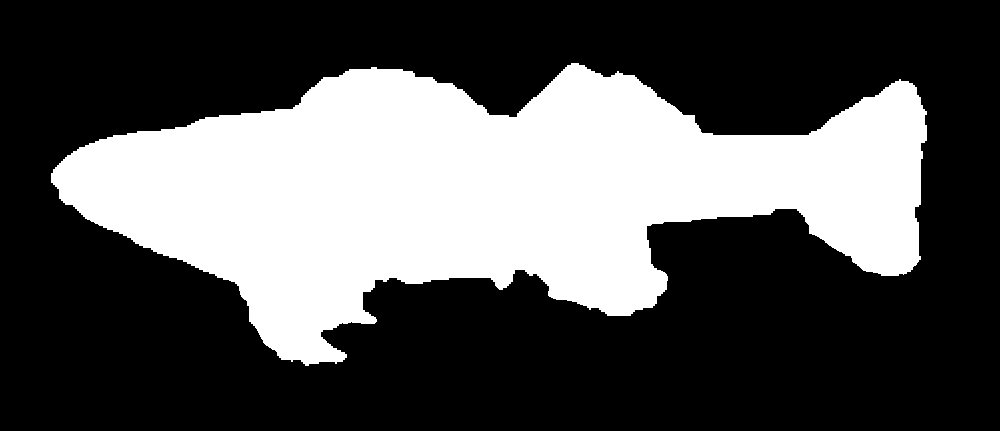
%> input picture Project/data/manual/banded darter/1_mask.png, 1000 x 431 px
$ octave temp_script.m   (GNU Octave 9; MATLAB toolbox functions it lacks are replaced by stand-ins)
%> lines starting %> are read from the running program, lines starting %| are printed output that depends on the picture; in (x1, y1, x2, y2) boxes, pixels count from 0 and x2, y2 are one past the last pixel; in counts of white or black regions, pixels touching at a corner belong together; the program's own positions count from 1
### Project/code/matlab/GetBoundaryFromMask.m
function [smooth_mask, sorted_idx_x, sorted_idx_y] = GetBoundaryFromMask( mask_img )
%UNTITLED3 Get curvature of the boundary from the mask
% Input arguments:
%   mask_img (1-inside, 0-outside)
% Output arguments:
%   mask_d2: curvature values at the boundary; zero elsewhere
%   idx: index of the boundary points

% ** Getting the boundary
se = strel('disk',1);
erodedBW = imerode(mask_img,se);
diff = mask_img - erodedBW;

% figure();
% imshow(diff);
% title('Boundary');


% ** generating signed distance transform (inside is negative) **
distance = bwdist(diff);
distance(mask_img) = -distance(mask_img);

% ** smoothing the distance transform **
smooth_distance = imgaussfilt(distance,1);

% [9 lines of commented-out code are left out]
smooth_mask = smooth_distance<=0;
% figure();
% imshow(smooth_mask);
% title('Smoothed mask');

erodedBW = imerode(smooth_mask,se);
smooth_diff = smooth_mask - erodedBW;

% ** Getting points on the boundary in a clockwise order
[idx_x, idx_y] = find(smooth_diff);
idx = (idx_y-1)*size(mask_img,1) + idx_x;
N = length(idx);

% ** Sorting the points in order **
sorted_idx_x = zeros(N,1);
sorted_idx_y = zeros(N,1);

% ** Variables declaration for ordering points **
not_selected = false(size(mask_img)); % matrix indicating if an index has been selected
not_selected(idx) = true;

search_matrix = false(3,3); % true indicates valid for search
neighbor_submat = false(3,3); % values of immediate neighborhood
final_submatrix = false(3,3); % the final matrix to search for 1s

% selecting a random seed for the first point
seed = unidrnd(N,1);
sorted_idx_x(1) = idx_x(seed);
sorted_idx_y(1) = idx_y(seed);

next_x = idx_x(seed);
next_y = idx_y(seed);

not_selected(sorted_idx_x(1), sorted_idx_y(1)) = false;


% 2nd point to the left/bottom of the 1st point in the immediate neighborhood
prev_x = next_x;
prev_y = next_y;
search_matrix(:,1) = true;
search_matrix(3,2) = true;

neighbor_submat = not_selected(prev_x-1:prev_x+1, prev_y-1:prev_y+1);
final_submatrix = search_matrix.*neighbor_submat;

[pos_x, pos_y] = find(final_submatrix, 1);
next_x = prev_x + pos_x - 2;
next_y = prev_y + pos_y - 2;
sorted_idx_x(2) = next_x;
sorted_idx_y(2) = next_y;
not_selected(next_x, next_y) = false;

prev_x = next_x;
prev_y = next_y;

% defining a search matrix for a 4-neighborhood
search_matrix = false(3,3);
search_matrix(1,2) = true;
search_matrix(2,1) = true;
search_matrix(2,3) = true;
search_matrix(3,2) = true;

for i=3:N
    neighbor_submat = not_selected(prev_x-1:prev_x+1, prev_y-1:prev_y+1);
    if(sum(sum(neighbor_submat))>1)
        % pick only from the 4-neighborhood
        neighbor_submat = search_matrix.*neighbor_submat;
        if(sum(sum(neighbor_submat))>1)
            disp('>1 available');
            disp(i);
        end
    end
    final_submatrix = neighbor_submat;

    [pos_x, pos_y] = find(final_submatrix);
    next_x = prev_x + pos_x - 2;
    next_y = prev_y + pos_y - 2;
    sorted_idx_x(i) = next_x;
    sorted_idx_y(i) = next_y;
    not_selected(next_x, next_y) = false;

    prev_x = next_x;
    prev_y = next_y;

end

end

### Project/code/matlab/contourinfoplot.m
function surprisalmap = contourinfoplot(x, y, signed, resolution)

% NOTE: code obtained from http://ruccs.rutgers.edu/demos/12-personal-sites/manish-singh/197-demos-info-along-contours
% Suitable modifications have been made

x = x(:); y = y(:);

if length(x) ~= length(y)
	error(' length of x and y must be the same');
end;

N = length(x);
b = 1; % spread term for the Von Mises distribution

if (x(1) == x(N) && y(1) == y(N))
    N = N-1;
    open = 0;
else
    open = 1;
end


% generating the map of sum neighbors for each point; for a point with index j,
% row j represents the sum of its neighbors
xprev = zeros(N, 1);
xnext = zeros(N, 1);
yprev = zeros(N, 1);
ynext = zeros(N, 1);

% we need to sum all the neighborss


for k = 1:resolution
    xprev = xprev + circshift(x,k);
    xnext = xnext + circshift(x,-k);
    yprev = yprev + circshift(y,k);
    ynext = ynext + circshift(y,-k);
end

% dividing by resolution
xprev = xprev/resolution;
xnext = xnext/resolution;
yprev = yprev/resolution;
ynext = ynext/resolution;

% vector _from_ the previous point; vector _to_ the next point
vecprev = [x, y] - [xprev, yprev];
vecnext = [xnext, ynext] - [x, y];

% L2 norms of the vectors
norm_vecprev = sqrt(sum(vecprev.^2,2));
norm_vecnext = sqrt(sum(vecnext.^2,2));

% compute the magnitude of the turning angle using dot product
alpha = acos( dot(vecprev, vecnext,2)./(norm_vecprev.*norm_vecnext));

% compute the sign of turning using cross product
% (assumes a counterclockwise sampling of the contour)
cp = cross( [vecprev, zeros(size(x))], [vecnext, zeros(size(x))] ,2);
alpha = sign(cp(:,3)).*alpha;


% compute the surprisal using -log von mises
if(signed)
    surprisalmap = -log( exp(b*cos(alpha - (2*pi/(N/resolution))) )/( 2*pi*besseli(0,b) ) );
else
    surprisalmap = -log( exp(b*cos(alpha) )/( 2*pi*besseli(0,b) ) );
end;

% turning angles not defined near the end points of an open curve
if(open)
    surprisalmap(1:resolution)=0;
    surprisalmap(N-resolution+1:N)=0;
end

% compute the tangent and normal vectors
tangvec = vecprev + vecnext;
tangvec = [tangvec(:,1)./sqrt(sum(tangvec.^2,2)), ...
    tangvec(:,2)./sqrt(sum(tangvec.^2,2))];
normalmap = [[0 1; -1 0]*tangvec']';


% scale the size of histogram bars
surprisalmap = (1/range(surprisalmap))*(surprisalmap(:) - min(surprisalmap));
needlesize = max(range(x), range(y))/10;

% needlesize = needlesize/20;

% define the histogram normal to the shape
normalmap(:,1) = surprisalmap.*normalmap(:,1);
normalmap(:,2) = surprisalmap.*normalmap(:,2);
xnormals = [x(1:N), x(1:N) + needlesize*normalmap(:,1)];
ynormals = [y(1:N), y(1:N) + needlesize*normalmap(:,2)];

% plot
figure()
hold on
plot(y,x,'r')
%plot(xnormals', ynormals', 'k-')

### Project/code/matlab/temp_script.m
% testing curve generating and curvature calculating

clc;
clear;
close all;

%% Get boundary
temp_img = imread('../../data/manual/banded darter/1_mask.png');
%> temp_img is the input picture: size 431x1000x3 uint8; 33.4% white; 1 white region, box (x1, y1, x2, y2) and area: (51, 63, 927, 366) 143897
mask_img = temp_img(:,:,1)>0;

[smooth_mask, x, y] = GetBoundaryFromMask(mask_img);
%> in GetBoundaryFromMask, `distance = bwdist(diff);`:
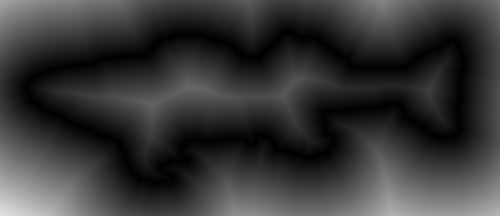
%> distance: size 431x1000 single (shown at 1/2 size); min 0, max 227.6, mean 54.4
%> in GetBoundaryFromMask, `distance(mask_img) = -distance(mask_img);`:
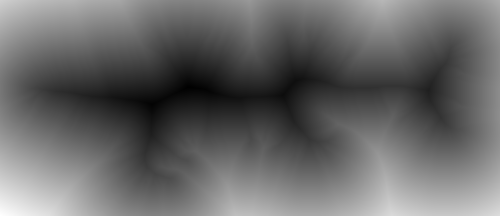
%> distance: size 431x1000 single (shown at 1/2 size); min -103.8, max 227.6, mean 30.9; drawn with min black and max white
%> in GetBoundaryFromMask, `erodedBW = imerode(smooth_mask,se);`:
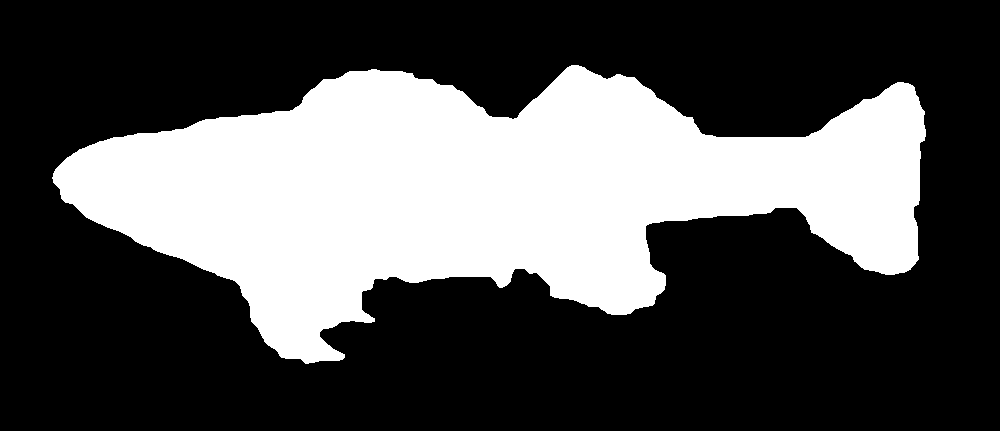
%> erodedBW: size 431x1000 logical; 32.6% white; 1 white region, box (x1, y1, x2, y2) and area: (52, 65, 926, 364) 140584
%> in GetBoundaryFromMask, `smooth_diff = smooth_mask - erodedBW;`:
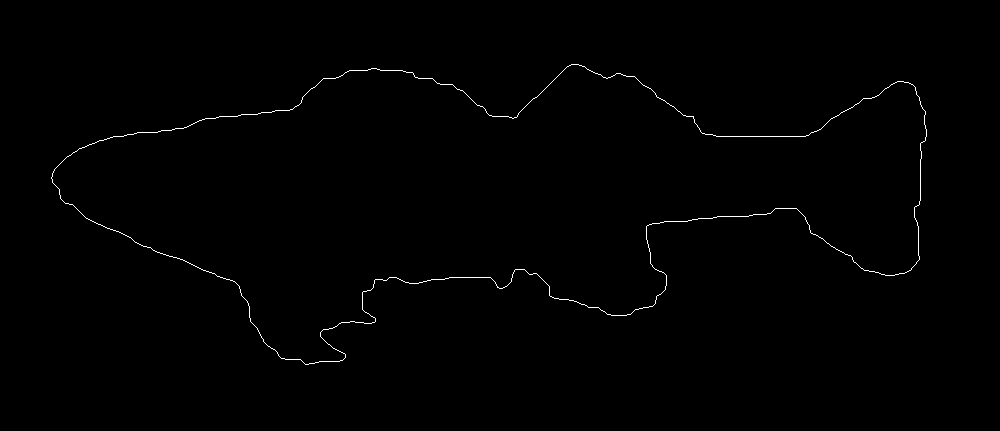
%> smooth_diff: size 431x1000 double; values 0 (black) and 1 (white), 0.51% white in thin lines or dots, all inside (x1, y1, x2, y2) = (51, 64, 927, 365)
%> in GetBoundaryFromMask, `[idx_x, idx_y] = find(smooth_diff);`: idx_x = 2215 values from 65 to 365; idx_y = 2215 values from 52 to 927
%> in GetBoundaryFromMask, `idx = (idx_y-1)*size(mask_img,1) + idx_x;`: idx = 2215 values from 22159 to 399243
%> in GetBoundaryFromMask, `N = length(idx);`: N = 2215
%> in GetBoundaryFromMask, `seed = unidrnd(N,1);`: seed = 1871
%> in GetBoundaryFromMask, `next_x = idx_x(seed);`: next_x = 249
%> in GetBoundaryFromMask, `next_y = idx_y(seed);`: next_y = 836
%> in GetBoundaryFromMask, `prev_x = next_x;`: prev_x = 249
%> in GetBoundaryFromMask, `prev_y = next_y;`: prev_y = 836
%> in GetBoundaryFromMask, `neighbor_submat = not_selected(prev_x-1:prev_x+1, prev_y-1:prev_y+1);`: neighbor_submat = [true false false; false false false; false false true]
%> in GetBoundaryFromMask, `final_submatrix = search_matrix.*neighbor_submat;`: final_submatrix = [1 0 0; 0 0 0; 0 0 0]
%> in GetBoundaryFromMask, `[pos_x, pos_y] = find(final_submatrix, 1);`: pos_x = 1
%> in GetBoundaryFromMask, `next_x = prev_x + pos_x - 2;`: next_x = 248
%> in GetBoundaryFromMask, `next_y = prev_y + pos_y - 2;`: next_y = 835
%> in GetBoundaryFromMask, `prev_x = next_x;`: prev_x = 248
%> in GetBoundaryFromMask, `prev_y = next_y;`: prev_y = 835
%> the loop in GetBoundaryFromMask, `for i=3:N` made 2213 passes
%> (neighbor_submat, final_submatrix, pos_x, pos_y, next_x, next_y, prev_x, prev_y) on passes 1 to 3: ([false false false; true false false; false false false], [false false false; true false false; false false false], 2, 1, 248, 834, 248, 834), ([true false false; false false false; false false false], [true false false; false false false; false false false], 1, 1, 247, 833, 247, 833), ([false false false; true false false; false false false], [false false false; true false false; false false false], 2, 1, 247, 832, 247, 832)
%> after the loop in GetBoundaryFromMask, `for i=3:N`: sorted_idx_x = 2215 values, max 365 at index 760, min 65 at index 1597, mean 200.4; sorted_idx_y = 2215 values, max 927 at index 1993, min 52 at index 1061, mean 516.7
%> x has the same summary as sorted_idx_x in GetBoundaryFromMask; y has the same summary as sorted_idx_y in GetBoundaryFromMask
N = length(x);

%% Check point ordering
color_list=jet(5);
order_img = zeros(size(mask_img,1),size(mask_img,2),3);
for i=1:N
    num = mod(floor(i/50),5) + 1;
    order_img(x(i),y(i),:) = color_list(num,:);
end

figure()
imshow(order_img)


%% Calculate surprisal map

surprisalmap = contourinfoplot(x,y,1,2);
%> in contourinfoplot, `x = x(:)`: x has the same summary as sorted_idx_x in GetBoundaryFromMask
%> in contourinfoplot, `y = y(:)`: y has the same summary as sorted_idx_y in GetBoundaryFromMask
%> after the loop in contourinfoplot, `for k = 1:resolution`: xnext = 2215 values, max 730 at index 759, min 130 at index 1596, mean 400.9; xprev = 2215 values, max 730 at index 762, min 130 at index 1599, mean 400.9; ynext = 2215 values, max 1854 at index 1992, min 104 at index 1060, mean 1033.3; yprev = 2215 values, max 1854 at index 1995, min 104 at index 1063, mean 1033.3
%> in contourinfoplot, `xprev = xprev/resolution;`: xprev = 2215 values, max 365 at index 762, min 65 at index 1599, mean 200.4
%> in contourinfoplot, `xnext = xnext/resolution;`: xnext = 2215 values, max 365 at index 759, min 65 at index 1596, mean 200.4
%> in contourinfoplot, `yprev = yprev/resolution;`: yprev = 2215 values, max 927 at index 1995, min 52 at index 1063, mean 516.7
%> in contourinfoplot, `ynext = ynext/resolution;`: ynext = 2215 values, max 927 at index 1992, min 52 at index 1060, mean 516.7
%> in contourinfoplot, `vecprev = [x, y] - [xprev, yprev];`: vecprev = 2215 rows, first 12: [-1 -1.5; -1.5 -1.5; -0.5 -1.5; -1 -1.5; -0.5 -1.5; -1 -1.5; -1.5 -1.5; -1.5 -1.5; -0.5 -1.5; -1 -1.5; -1.5 -1.5; -1.5 -1.5]
%> in contourinfoplot, `vecnext = [xnext, ynext] - [x, y];`: vecnext = 2215 rows, first 12: [-1 -1.5; -0.5 -1.5; -1 -1.5; -0.5 -1.5; -1.5 -1.5; -1.5 -1.5; -1 -1.5; -0.5 -1.5; -1.5 -1.5; -1.5 -1.5; -1.5 -1.5; -1.5 -1.5]
%> in contourinfoplot, `norm_vecprev = sqrt(sum(vecprev.^2,2));`: norm_vecprev = 2215 values, max 2.12 at index 2, min 1.12 at index 460, mean 1.67
%> in contourinfoplot, `norm_vecnext = sqrt(sum(vecnext.^2,2));`: norm_vecnext = 2215 values, max 2.12 at index 5, min 1.12 at index 458, mean 1.67
%> in contourinfoplot, `alpha = sign(cp(:,3)).*alpha;`: alpha = 2215 values, max 0.983 at index 200, min -1.57 at index 1721, mean -0.00461
%> in contourinfoplot, `surprisalmap = -log( exp(b*cos(alpha - (2*pi/(N/resolution))) )/( 2*pi..`: surprisalmap = 2215 values, max 2.08 at index 1721, min 1.07 at index 1, mean 1.13
%> in contourinfoplot, `tangvec = vecprev + vecnext;`: tangvec = 2215 rows, first 12: [-2 -3; -2 -3; -1.5 -3; -1.5 -3; -2 -3; -2.5 -3; -2.5 -3; -2 -3; -2 -3; -2.5 -3; -3 -3; -3 -3]
%> in contourinfoplot, `tangvec = [tangvec(:,1)./sqrt(sum(tangvec.^2,2)), tangvec(:,2)./sqrt(s..`: tangvec = 2215 rows, first 12: [-0.555 -0.832; -0.555 -0.832; -0.447 -0.894; -0.447 -0.894; -0.555 -0.832; -0.64 -0.768; -0.64 -0.768; -0.555 -0.832; -0.555 -0.832; -0.64 -0.768; -0.707 -0.707; -0.707 -0.707]
%> in contourinfoplot, `normalmap = [[0 1; -1 0]*tangvec']';`: normalmap = 2215 rows, first 12: [-0.832 0.555; -0.832 0.555; -0.894 0.447; -0.894 0.447; -0.832 0.555; -0.768 0.64; -0.768 0.64; -0.832 0.555; -0.832 0.555; -0.768 0.64; -0.707 0.707; -0.707 0.707]
%> in contourinfoplot, `surprisalmap = (1/range(surprisalmap))*(surprisalmap(:) - min(surprisa..`: surprisalmap = 2215 values, max 1 at index 1721, min 0 at index 1, mean 0.545
%> in contourinfoplot, `needlesize = max(range(x), range(y))/10;`: needlesize = 87.5
%> in contourinfoplot, `xnormals = [x(1:N), x(1:N) + needlesize*normalmap(:,1)];`: xnormals = 2215 rows, first 12: [249 249; 248 248; 248 206.2; 247 205.3; 247 205.6; 246 210.6; 245 209.7; 244 202.8; 244 202.6; 243 207.6; 242 210.1; 241 209.1]
%> in contourinfoplot, `ynormals = [y(1:N), y(1:N) + needlesize*normalmap(:,2)];`: ynormals = 2215 rows, first 12: [836 836; 835 835; 834 854.9; 833 853.8; 832 859.6; 831 860.5; 830 859.4; 829 856.5; 828 855.6; 827 856.5; 826 857.9; 825 856.9]
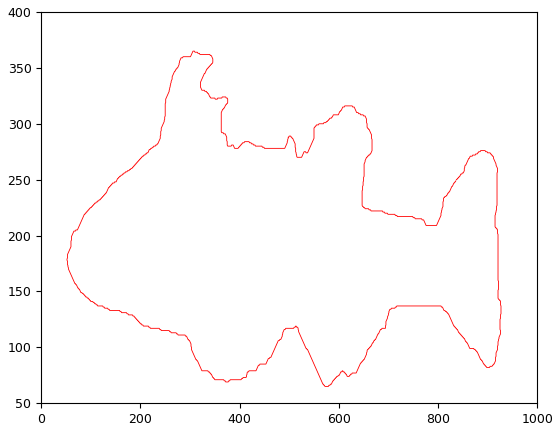
%> figure redrawn from the program's plot data


idx = (y-1)*size(mask_img,1) + x;
%> idx = 2215 values, max 399243 at index 2000, min 22159 at index 1062, mean 222453.8

baseVal = min(min(surprisalmap));
%> baseVal = 0

curvature_img = ones(size(mask_img))*baseVal;
%> curvature_img: size 431x1000 double; every value is 0
curvature_img(idx) = surprisalmap;
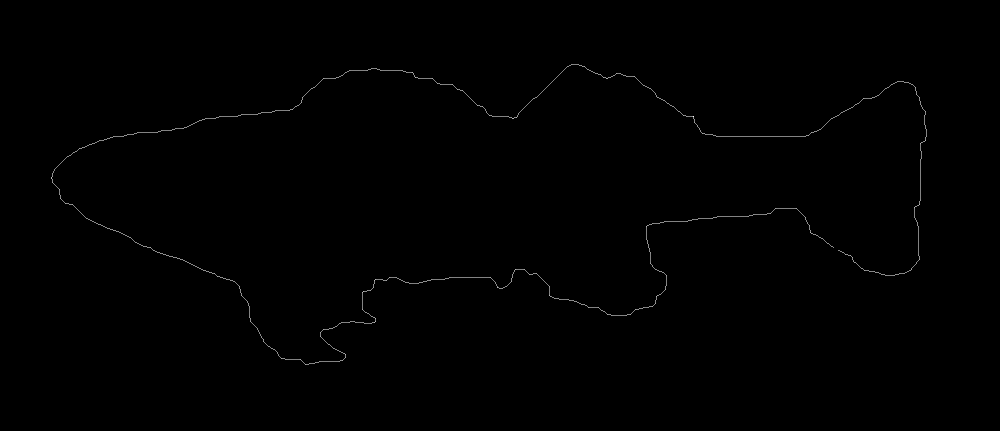
%> curvature_img: size 431x1000 double; min 0, max 1, mean 0.0028


%%  find max in each 20 point interval
max_x = [];
max_y = [];
for i=1:20:length(idx)-20;
    [~,index] = max(surprisalmap(i:i+19));
    max_x = [max_x; y(i+index)];
    max_y = [max_y; x(i+index)];
end
%> this loop made 110 passes
%> index on passes 13 to 20: 14, 17, 4, 9, 12, 11, 5, 10
%> after the loop, max_x = 110 values, max 926 at index 100, min 52 at index 54, mean 514.8; max_y = 110 values, max 364 at index 39, min 65 at index 80, mean 200.3
max_y = size(mask_img,1) - max_y;
%> max_y = 110 values, max 366 at index 80, min 67 at index 39, mean 230.7

%% Plots
figure();
hold on;
imagesc(curvature_img);
colorbar;
hold off;

figure();
hold on;
imshow(mask_img);
scatter(max_x,max_y);
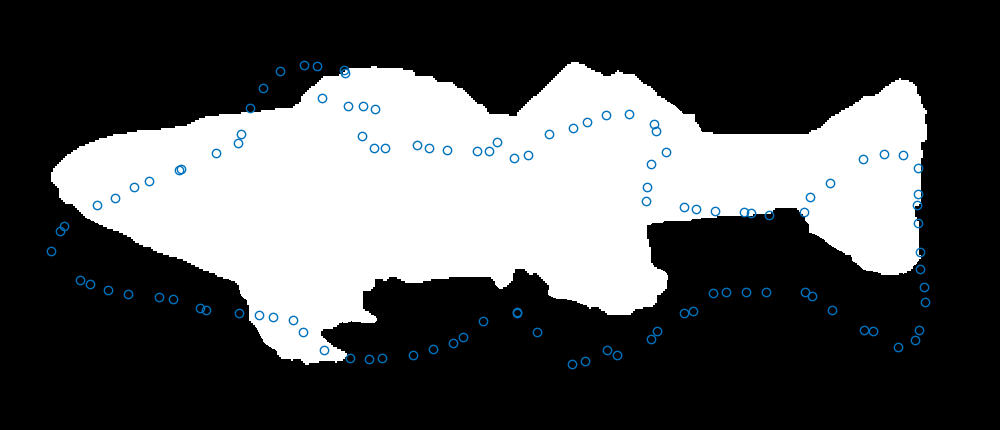
%> figure redrawn from the program's plot data
hold off;
